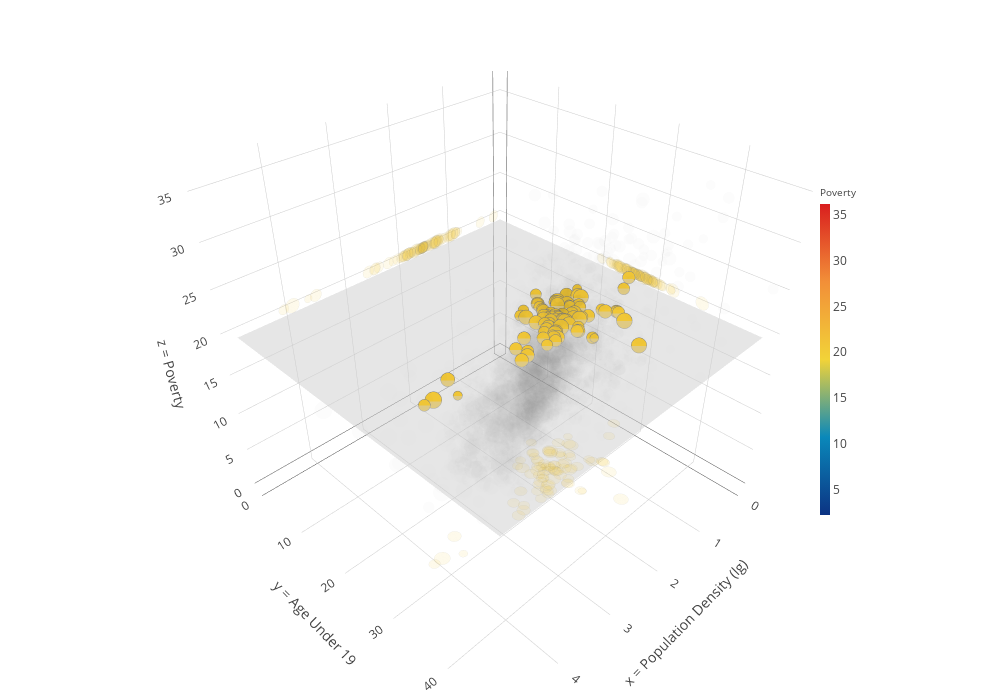

This figure's notebook cell:
### Code cell
# call it in every cell (each is an iframe)
configure_plotly_browser_state()

# log10(population density), age under 19, poverty
x, y, z = (np.log10(demogr[cols[11]].replace([-2222,0], [demogr[cols[11]].mean(),1])), 
           demogr[cols[17]], 
           demogr[cols[14]].replace(-2222.2, demogr[cols[14]].mean()))
# log10(population)
d = np.log10(demogr[cols[8]]) 

in_range=20

# slicing data
slicenum = 38
slices = np.linspace(0, max(z), slicenum)
if in_range<0 or in_range>slicenum: in_range = 0
slice = slices[in_range]
condition = ((z >= slice) & (z < slices[in_range+1]))
x1 = x[condition]
y1 = y[condition]
z1 = [slice] * len(x1)
slicecolor =cl.interp(portland_rgb, slicenum)[in_range]

# creating a plane
p1 = np.linspace(0, max(x), 5)
p2 = np.linspace(0, max(y), 5)
p1, p2 = np.meshgrid(p1, p2)
p3 = [[slice] * 5] * 5

# this is all data points in very light gray
trace1 = go.Scatter3d(
    x=x,
    y=y,
    z=z,
    mode='markers',
    name='county',
    marker=dict(
        size=d*2,
        color="black", 
        opacity=0.01,
        line=dict(width=0.00, color='black'),
        ),
    showlegend=False,
)

# this is a plane
trace2 = go.Surface(
    x=tuple(p1),
    y=tuple(p2),
    z=tuple(p3),
    name='slice',
    opacity=0.5,
    showlegend=False,
    showscale=False,
)

# this is merely a colorbar
trace3 = go.Scatter3d(
    x=[0],
    y=[0],
    z=[0],
    name='',
    mode='markers',
    marker=dict(
        size=0.01,
        color=z, # set color to an array/list of desired values
        colorscale=colorscales[8], # choose a colorscale
        opacity=1,
        showscale=True,
        colorbar=dict(x=0.81, len=0.5, 
                      thickness=10,
                      outlinecolor='white', outlinewidth=0,
                      title=dict(text="Poverty", font=dict(size=10))
                     ),
        line=dict(width=0.01, color='gray')
    ),
    showlegend=False,
)

# this is the actual sliced data points
# why separating data points and colorbar?
# cause I need only one color from the colorscale
trace4 = go.Scatter3d(
    x=x1,
    y=y1,
    z=z1,
    name='Poverty',
    mode='markers',
    marker=dict(
        size=d*2,
        color=slicecolor,
        opacity=1,
        showscale=False,
        line=dict(width=0.01, color='gray')
    ),
    projection=dict(x=dict(show=True, opacity=0.1, scale=0.8),
                    y=dict(show=True, opacity=0.1, scale=0.8),
                    z=dict(show=True, opacity=0.1, scale=0.8),
                   ),
    showlegend=False,
)

data = [trace1, trace2, trace3, trace4]
layout = go.Layout(
    autosize=True,
    width=1000,
    height=700,
    margin=dict(
        l=0,
        r=0,
        b=0,
        t=0
    ),
    scene=dict(xaxis=dict(title="x = Population Density (lg)"),
               yaxis=dict(title="y = Age Under 19"),
               zaxis=dict(title="z = Poverty"),),
)
fig = go.Figure(data=data, layout=layout)
iplot(fig, filename='3d-scatter-colorscale')

### Figure 1 — Plotly figure (JSON) as saved in the notebook; plotly's stock layout.template omitted (floating-point values rounded to 4 significant figures; data arrays with more than 128 entries replaced by an {"elided": "..."} marker saying what was removed)
{"data": [{"showlegend": false, "name": "county", "y": {"elided": "3141 float values"}, "mode": "markers", "marker": {"color": "black", "opacity": 0.01, "line": {"color": "black", "width": 0}, "size": {"elided": "3141 float values"}}, "x": {"elided": "3141 float values"}, "z": {"elided": "3141 float values"}, "type": "scatter3d", "uid": "8ca6d4a6-d566-417b-b3d0-1dc2cd5d2152"}, {"opacity": 0.5, "showlegend": false, "name": "slice", "showscale": false, "y": [[0, 0, 0, 0, 0], [11.8, 11.8, 11.8, 11.8, 11.8], [23.6, 23.6, 23.6, 23.6, 23.6], [35.4, 35.4, 35.4, 35.4, 35.4], [47.2, 47.2, 47.2, 47.2, 47.2]], "x": [[0, 1.21, 2.421, 3.631, 4.841], [0, 1.21, 2.421, 3.631, 4.841], [0, 1.21, 2.421, 3.631, 4.841], [0, 1.21, 2.421, 3.631, 4.841], [0, 1.21, 2.421, 3.631, 4.841]], "z": [[19.57, 19.57, 19.57, 19.57, 19.57], [19.57, 19.57, 19.57, 19.57, 19.57], [19.57, 19.57, 19.57, 19.57, 19.57], [19.57, 19.57, 19.57, 19.57, 19.57], [19.57, 19.57, 19.57, 19.57, 19.57]], "type": "surface", "uid": "5b830fcc-8e96-4f9f-9281-0bbf38e8be57"}, {"showlegend": false, "name": "", "y": [0], "mode": "markers", "marker": {"opacity": 1, "colorscale": "Portland", "color": {"elided": "3141 float values"}, "colorbar": {"title": {"text": "Poverty", "font": {"size": 10}}, "len": 0.5, "thickness": 10, "x": 0.81, "outlinewidth": 0, "outlinecolor": "white"}, "showscale": true, "line": {"color": "gray", "width": 0.01}, "size": 0.01}, "x": [0], "z": [0], "type": "scatter3d", "uid": "76840eca-f413-429c-9a40-7452306a2a62"}, {"showlegend": false, "projection": {"y": {"opacity": 0.1, "scale": 0.8, "show": true}, "x": {"opacity": 0.1, "scale": 0.8, "show": true}, "z": {"opacity": 0.1, "scale": 0.8, "show": true}}, "uid": "a950e2ec-649c-4ce7-ac80-91315e616fbf", "y": [25.6, 27.8, 25.4, 30.1, 23.4, 25.3, 26.8, 24.2, 22.6, 26.3, 21.4, 31.9, 30.3, 27.2, 25.5, 26.5, 29.1, 28, 29, 27.8, 25, 27.1, 26.3, 27.6, 24.1, 24.4, 23.2, 22.6, 29, 24.3, 26.7, 28.9, 25.8, 28.1, 27.8, 28.4, 27.1, 25.5, 26.4, 25.8, 23.2, 28.7, 26, 29.5, 27.4, 25.7, 26.2, 25.1, 22.9, 25.8, 37.1, 23.9, 26.3, 27.5, 24.3, 25.7, 29.6, 22.9, 24.4, 27.1, 28.7, 26.7, 24.6, 26.5, 25.4, 26.7, 22.9, 24.5, 21.2, 32.3, 30.5, 32.1, 22.7, 24.9, 27.7, 24.6, 28.2, 28.9, 22.8, 28.5, 28.5, 25.4, 21.4, 21.8, 19.6, 22.1], "mode": "markers", "marker": {"color": "hsl(46.43243243243243, 87.0%, 58.0%)", "opacity": 1, "line": {"color": "gray", "width": 0.01}, "showscale": false, "size": {"elided": "3141 float values"}}, "x": [1.431, 1.342, 1.643, 0.8451, 1.279, 1.505, 1.491, 1.176, 1, 1.519, 1.462, 1.568, 0.8451, 0.301, 1.079, 1.519, 0.9542, 1.903, 1.505, 1.301, 1.204, 1.38, 1.322, 1.531, 1.633, 1.826, 1.544, 1.826, 1.959, 1.519, 2.455, 2.111, 1.716, 2.386, 1.833, 1.924, 3.896, 1.431, 1.279, 2.207, 1.255, 2.458, 1.114, 1.591, 1.672, 1.519, 1.778, 1.519, 1.23, 0, 1.279, 0.9031, 1.763, 2.029, 1.602, 1.58, 1.58, 1.255, 0.9031, 4.035, 1.886, 1.519, 1.699, 1.851, 1.763, 1.919, 1.531, 1.613, 1.724, 0.9542, 0.8451, 1.556, 0.7782, 1.556, 1.806, 1.176, 1.204, 2.583, 1.23, 0.9542, 3.635, 3.509, 1.462, 1.851, 1.301, 1.505], "z": [19.57, 19.57, 19.57, 19.57, 19.57, 19.57, 19.57, 19.57, 19.57, 19.57, 19.57, 19.57, 19.57, 19.57, 19.57, 19.57, 19.57, 19.57, 19.57, 19.57, 19.57, 19.57, 19.57, 19.57, 19.57, 19.57, 19.57, 19.57, 19.57, 19.57, 19.57, 19.57, 19.57, 19.57, 19.57, 19.57, 19.57, 19.57, 19.57, 19.57, 19.57, 19.57, 19.57, 19.57, 19.57, 19.57, 19.57, 19.57, 19.57, 19.57, 19.57, 19.57, 19.57, 19.57, 19.57, 19.57, 19.57, 19.57, 19.57, 19.57, 19.57, 19.57, 19.57, 19.57, 19.57, 19.57, 19.57, 19.57, 19.57, 19.57, 19.57, 19.57, 19.57, 19.57, 19.57, 19.57, 19.57, 19.57, 19.57, 19.57, 19.57, 19.57, 19.57, 19.57, 19.57, 19.57], "type": "scatter3d", "name": "Poverty"}], "layout": {"width": 1000, "autosize": true, "margin": {"r": 0, "b": 0, "l": 0, "t": 0}, "scene": {"zaxis": {"title": {"text": "z = Poverty"}}, "xaxis": {"title": {"text": "x = Population Density (lg)"}}, "yaxis": {"title": {"text": "y = Age Under 19"}}}, "height": 700}}
